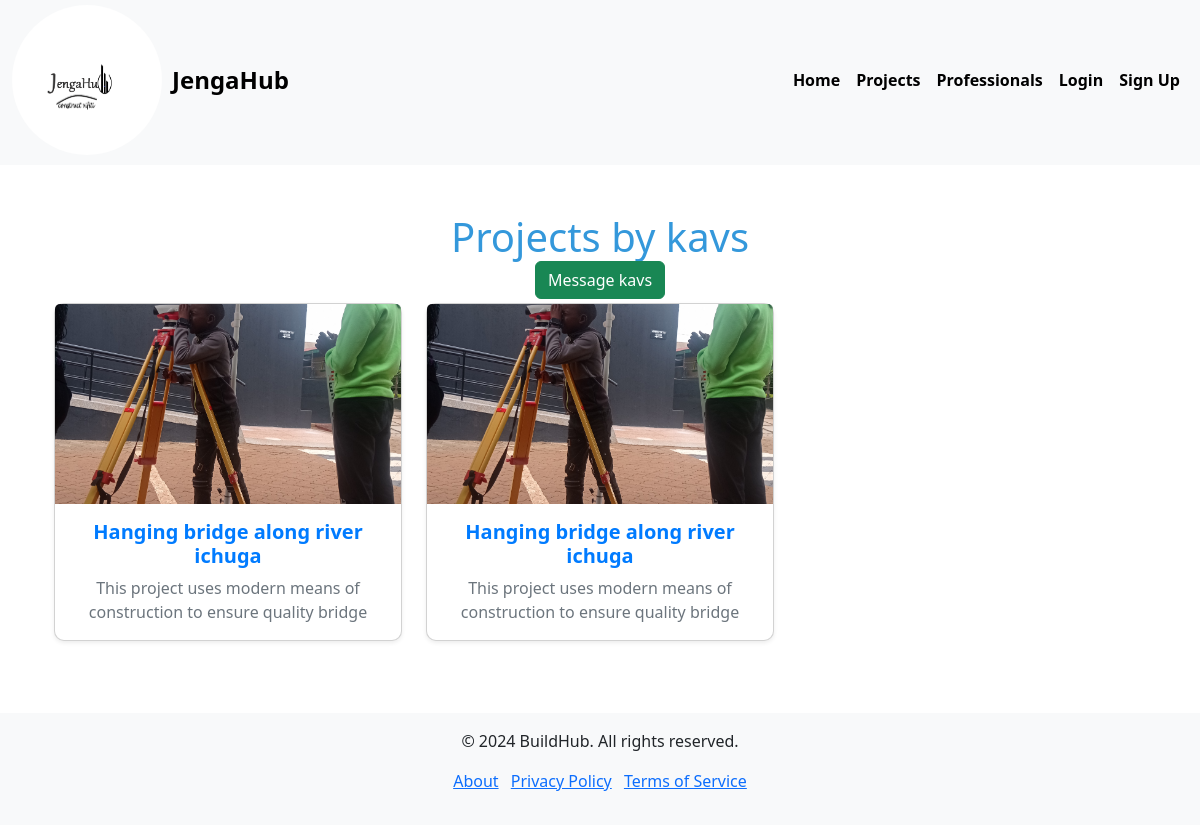
The app's page /jengahub/projects/6/ with its own data.
### jengaHubApp/models.py (models this page shows, shortened)
class Professional(models.Model):
    user = models.OneToOneField(User, on_delete=models.CASCADE)
    bio = models.TextField()
    profile_image = models.ImageField(upload_to='profiles/',default='default.png')
    profession = models.CharField(max_length=100)
    contact_info = models.CharField(max_length=255)

class Project(models.Model):
    professional = models.ForeignKey(Professional, on_delete=models.CASCADE, related_name='projects')
    title = models.CharField(max_length=255)
    description = models.TextField()
    image = models.ImageField(upload_to='projects/',default='default.png')
    created_at = models.DateTimeField(auto_now_add=True)

### jengaHubApp/views.py (the view)
# urls.py: path('projects/', views.projects, name='projects'),
def projects(request, professional_id):
    professional = get_object_or_404(Professional, id=professional_id)
    projects = Project.objects.filter(professional=professional)
    return render(request, 'jengaHubApp/projects.html', {
        'professional': professional,
        'projects': projects
    })

### jengaHubApp/templates/jengaHubApp/projects.html
{% extends 'base.html' %}
{% block content %}
<div class="container my-5">
    <h1 class="text-center mb-0" style="color: #3498db;">Projects by {{ professional.user.username }}</h1>
    <div class="text-center mb-1">
        <a href="{% url 'jengaHubApp:send_message' professional.id %}" class="btn btn-success">
            Message {{ professional.user.username }}
        </a>
    </div>
    <div class="row">
        {% for project in projects %}
            <div class="col-lg-4 col-md-6 col-sm-12 mb-4">
                <div class="card shadow-sm">
                    <img src="{{ project.image.url }}" class="card-img-top" alt="Image for {{ project.title }}">
                    <div class="card-body text-center">
                        <h5 class="card-title">{{ project.title }}</h5>
                        <p class="card-text">{{ project.description }}</p>
                    </div>
                </div>
            </div>
        {% empty %}
            <div class="col-12">
                <p class="text-center text-muted">No projects found for this professional.</p>
            </div>
        {% endfor %}
    </div>
</div>
{% endblock %}

### jengaHubApp/static/css/styles.css (style rules this page uses)
.container { padding-top: 0px; }
.card { border-radius: 10px; transition: transform 0.5s ease-in-out, box-shadow 0.5s ease-in-out; }
.card-img-top { object-fit: cover; height: 200px; }
.card-title { font-weight: 600; color: #007bff; }
.card-text { color: #6c757d; }
.card-text { max-height: 4.5em; overflow: hidden; transition: max-height 0.3s ease; }
.card { transition: transform 0.3s ease, box-shadow 0.3s ease; }

### records on screen
Professional: user.username "kavs"
Project: image (picture), title "Hanging bridge along river ichuga", description "This project uses modern means of construction to ensure quality bridge"
Project: image (picture), title "Hanging bridge along river ichuga", description "This project uses modern means of construction to ensure quality bridge"
